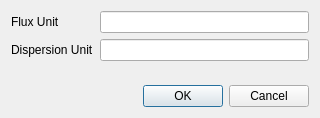
<?xml version="1.0" encoding="UTF-8"?>
<ui version="4.0">
 <class>UnitChangeDialog</class>
 <widget class="QDialog" name="UnitChangeDialog">
  <property name="geometry">
   <rect>
    <x>0</x>
    <y>0</y>
    <width>320</width>
    <height>118</height>
   </rect>
  </property>
  <property name="windowTitle">
   <string>Change Plot Units</string>
  </property>
  <layout class="QVBoxLayout" name="verticalLayout">
   <item>
    <layout class="QFormLayout" name="formLayout">
     <item row="0" column="0">
      <widget class="QLabel" name="fluxUnitLabel">
       <property name="text">
        <string>Flux Unit</string>
       </property>
      </widget>
     </item>
     <item row="0" column="1">
      <widget class="QLineEdit" name="fluxUnitLineEdit"/>
     </item>
     <item row="1" column="0">
      <widget class="QLabel" name="dispersionUnitLabel">
       <property name="text">
        <string>Dispersion Unit</string>
       </property>
      </widget>
     </item>
     <item row="1" column="1">
      <widget class="QLineEdit" name="dispersionUnitLineEdit"/>
     </item>
    </layout>
   </item>
   <item>
    <widget class="QDialogButtonBox" name="buttonBox">
     <property name="orientation">
      <enum>Qt::Horizontal</enum>
     </property>
     <property name="standardButtons">
      <set>QDialogButtonBox::Cancel|QDialogButtonBox::Ok</set>
     </property>
    </widget>
   </item>
  </layout>
 </widget>
 <resources/>
 <connections>
  <connection>
   <sender>buttonBox</sender>
   <signal>accepted()</signal>
   <receiver>UnitChangeDialog</receiver>
   <slot>accept()</slot>
   <hints>
    <hint type="sourcelabel">
     <x>248</x>
     <y>254</y>
    </hint>
    <hint type="destinationlabel">
     <x>157</x>
     <y>274</y>
    </hint>
   </hints>
  </connection>
  <connection>
   <sender>buttonBox</sender>
   <signal>rejected()</signal>
   <receiver>UnitChangeDialog</receiver>
   <slot>reject()</slot>
   <hints>
    <hint type="sourcelabel">
     <x>316</x>
     <y>260</y>
    </hint>
    <hint type="destinationlabel">
     <x>286</x>
     <y>274</y>
    </hint>
   </hints>
  </connection>
 </connections>
</ui>
